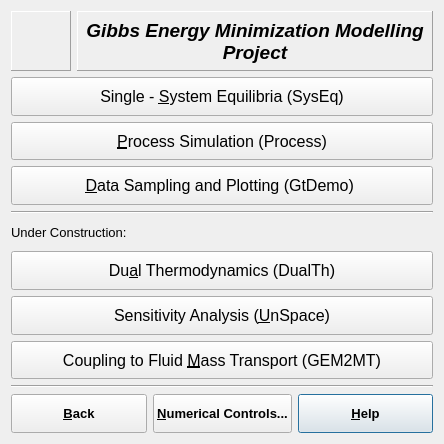
<ui version="4.0" >
 <class>EQDialogData</class>
 <widget class="QWidget" name="EQDialogData" >
  <property name="geometry" >
   <rect>
    <x>0</x>
    <y>0</y>
    <width>444</width>
    <height>444</height>
   </rect>
  </property>
  <property name="sizePolicy" >
   <sizepolicy vsizetype="MinimumExpanding" hsizetype="MinimumExpanding" >
    <horstretch>0</horstretch>
    <verstretch>0</verstretch>
   </sizepolicy>
  </property>
  <property name="minimumSize" >
   <size>
    <width>440</width>
    <height>440</height>
   </size>
  </property>
  <property name="baseSize" >
   <size>
    <width>0</width>
    <height>0</height>
   </size>
  </property>
  <property name="windowTitle" >
   <string>EQDialogData</string>
  </property>
  <layout class="QVBoxLayout" >
   <item>
    <layout class="QHBoxLayout" >
     <item>
      <widget class="QLabel" name="pLogoImg" >
       <property name="sizePolicy" >
        <sizepolicy vsizetype="Fixed" hsizetype="Fixed" >
         <horstretch>0</horstretch>
         <verstretch>0</verstretch>
        </sizepolicy>
       </property>
       <property name="minimumSize" >
        <size>
         <width>60</width>
         <height>60</height>
        </size>
       </property>
       <property name="frameShape" >
        <enum>QFrame::Panel</enum>
       </property>
       <property name="frameShadow" >
        <enum>QFrame::Raised</enum>
       </property>
       <property name="pixmap" >
        <pixmap resource="../../img.qrc" >:/images/img/gems32.xpm</pixmap>
       </property>
       <property name="scaledContents" >
        <bool>true</bool>
       </property>
       <property name="alignment" >
        <set>Qt::AlignCenter</set>
       </property>
       <property name="wordWrap" >
        <bool>false</bool>
       </property>
      </widget>
     </item>
     <item>
      <widget class="QLabel" name="pTitleTL" >
       <property name="font" >
        <font>
         <family>Arial</family>
         <pointsize>14</pointsize>
         <weight>75</weight>
         <italic>true</italic>
         <bold>true</bold>
        </font>
       </property>
       <property name="frameShape" >
        <enum>QFrame::Panel</enum>
       </property>
       <property name="frameShadow" >
        <enum>QFrame::Raised</enum>
       </property>
       <property name="text" >
        <string>Gibbs Energy Minimization Modelling Project</string>
       </property>
       <property name="alignment" >
        <set>Qt::AlignCenter</set>
       </property>
       <property name="wordWrap" >
        <bool>true</bool>
       </property>
      </widget>
     </item>
    </layout>
   </item>
   <item>
    <widget class="QPushButton" name="pSysEqButton" >
     <property name="sizePolicy" >
      <sizepolicy vsizetype="Minimum" hsizetype="Minimum" >
       <horstretch>0</horstretch>
       <verstretch>0</verstretch>
      </sizepolicy>
     </property>
     <property name="font" >
      <font>
       <family>Arial</family>
       <pointsize>12</pointsize>
      </font>
     </property>
     <property name="toolTip" >
      <string>Calculation of equilibrium states in a single thermodynamic system configuration</string>
     </property>
     <property name="text" >
      <string>Single - &amp;System Equilibria (SysEq)</string>
     </property>
     <property name="shortcut" >
      <string>Alt+S</string>
     </property>
    </widget>
   </item>
   <item>
    <widget class="QPushButton" name="pProcessButton" >
     <property name="sizePolicy" >
      <sizepolicy vsizetype="Minimum" hsizetype="Minimum" >
       <horstretch>0</horstretch>
       <verstretch>0</verstretch>
      </sizepolicy>
     </property>
     <property name="font" >
      <font>
       <family>Arial</family>
       <pointsize>12</pointsize>
      </font>
     </property>
     <property name="toolTip" >
      <string>Simulation of irreversible processes (batch GEM calculations)</string>
     </property>
     <property name="text" >
      <string>&amp;Process Simulation (Process)</string>
     </property>
     <property name="shortcut" >
      <string>Alt+P</string>
     </property>
    </widget>
   </item>
   <item>
    <widget class="QPushButton" name="pGtDemoButton" >
     <property name="sizePolicy" >
      <sizepolicy vsizetype="Minimum" hsizetype="Minimum" >
       <horstretch>0</horstretch>
       <verstretch>0</verstretch>
      </sizepolicy>
     </property>
     <property name="font" >
      <font>
       <family>Arial</family>
       <pointsize>12</pointsize>
      </font>
     </property>
     <property name="toolTip" >
      <string>Definition of data samplers and plots of the results</string>
     </property>
     <property name="text" >
      <string>&amp;Data Sampling and Plotting (GtDemo) </string>
     </property>
     <property name="shortcut" >
      <string>Alt+D</string>
     </property>
     <property name="default" >
      <bool>false</bool>
     </property>
    </widget>
   </item>
   <item>
    <widget class="Line" name="Line1" >
     <property name="frameShape" >
      <enum>QFrame::HLine</enum>
     </property>
     <property name="frameShadow" >
      <enum>QFrame::Sunken</enum>
     </property>
    </widget>
   </item>
   <item>
    <widget class="QLabel" name="TextLabel2" >
     <property name="sizePolicy" >
      <sizepolicy vsizetype="Minimum" hsizetype="Minimum" >
       <horstretch>0</horstretch>
       <verstretch>0</verstretch>
      </sizepolicy>
     </property>
     <property name="maximumSize" >
      <size>
       <width>32767</width>
       <height>25</height>
      </size>
     </property>
     <property name="font" >
      <font>
       <family>Arial</family>
       <pointsize>10</pointsize>
      </font>
     </property>
     <property name="text" >
      <string>Under Construction:</string>
     </property>
     <property name="wordWrap" >
      <bool>false</bool>
     </property>
    </widget>
   </item>
   <item>
    <widget class="QPushButton" name="pDutermButton" >
     <property name="sizePolicy" >
      <sizepolicy vsizetype="Minimum" hsizetype="Minimum" >
       <horstretch>0</horstretch>
       <verstretch>0</verstretch>
      </sizepolicy>
     </property>
     <property name="font" >
      <font>
       <family>Arial</family>
       <pointsize>12</pointsize>
      </font>
     </property>
     <property name="toolTip" >
      <string/>
     </property>
     <property name="text" >
      <string>Du&amp;al Thermodynamics (DualTh)</string>
     </property>
     <property name="shortcut" >
      <string>Alt+A</string>
     </property>
    </widget>
   </item>
   <item>
    <widget class="QPushButton" name="pProbeButton" >
     <property name="sizePolicy" >
      <sizepolicy vsizetype="Minimum" hsizetype="Minimum" >
       <horstretch>0</horstretch>
       <verstretch>0</verstretch>
      </sizepolicy>
     </property>
     <property name="font" >
      <font>
       <family>Arial</family>
       <pointsize>12</pointsize>
      </font>
     </property>
     <property name="toolTip" >
      <string/>
     </property>
     <property name="text" >
      <string>Sensitivity Analysis (&amp;UnSpace)</string>
     </property>
     <property name="shortcut" >
      <string>Alt+U</string>
     </property>
    </widget>
   </item>
   <item>
    <widget class="QPushButton" name="pIntegButton" >
     <property name="sizePolicy" >
      <sizepolicy vsizetype="Minimum" hsizetype="Minimum" >
       <horstretch>0</horstretch>
       <verstretch>0</verstretch>
      </sizepolicy>
     </property>
     <property name="font" >
      <font>
       <family>Arial</family>
       <pointsize>12</pointsize>
      </font>
     </property>
     <property name="toolTip" >
      <string/>
     </property>
     <property name="text" >
      <string>Coupling to Fluid &amp;Mass Transport (GEM2MT)</string>
     </property>
     <property name="shortcut" >
      <string>Alt+M</string>
     </property>
    </widget>
   </item>
   <item>
    <widget class="Line" name="Line10" >
     <property name="frameShape" >
      <enum>QFrame::HLine</enum>
     </property>
     <property name="frameShadow" >
      <enum>QFrame::Sunken</enum>
     </property>
    </widget>
   </item>
   <item>
    <layout class="QHBoxLayout" >
     <property name="spacing" >
      <number>6</number>
     </property>
     <property name="leftMargin" >
      <number>0</number>
     </property>
     <property name="topMargin" >
      <number>0</number>
     </property>
     <property name="rightMargin" >
      <number>0</number>
     </property>
     <property name="bottomMargin" >
      <number>0</number>
     </property>
     <item>
      <widget class="QPushButton" name="pBackButton" >
       <property name="sizePolicy" >
        <sizepolicy vsizetype="Minimum" hsizetype="Minimum" >
         <horstretch>0</horstretch>
         <verstretch>0</verstretch>
        </sizepolicy>
       </property>
       <property name="font" >
        <font>
         <family>Arial</family>
         <pointsize>10</pointsize>
         <weight>75</weight>
         <bold>true</bold>
        </font>
       </property>
       <property name="toolTip" >
        <string>Back to 'Thermodynamic database management' dialog</string>
       </property>
       <property name="text" >
        <string>&amp;Back</string>
       </property>
       <property name="shortcut" >
        <string>Alt+B</string>
       </property>
       <property name="default" >
        <bool>false</bool>
       </property>
      </widget>
     </item>
     <item>
      <widget class="QPushButton" name="pNumCtrlButton" >
       <property name="sizePolicy" >
        <sizepolicy vsizetype="Minimum" hsizetype="Minimum" >
         <horstretch>0</horstretch>
         <verstretch>0</verstretch>
        </sizepolicy>
       </property>
       <property name="font" >
        <font>
         <family>Arial</family>
         <pointsize>10</pointsize>
         <weight>75</weight>
         <bold>true</bold>
        </font>
       </property>
       <property name="toolTip" >
        <string>Press to check/adjust controls of the numerical modules (saved in Project record)</string>
       </property>
       <property name="text" >
        <string>&amp;Numerical Controls...</string>
       </property>
       <property name="shortcut" >
        <string>Alt+N</string>
       </property>
      </widget>
     </item>
     <item>
      <widget class="QPushButton" name="pHelpButton" >
       <property name="sizePolicy" >
        <sizepolicy vsizetype="Minimum" hsizetype="Minimum" >
         <horstretch>0</horstretch>
         <verstretch>0</verstretch>
        </sizepolicy>
       </property>
       <property name="font" >
        <font>
         <family>Arial</family>
         <pointsize>10</pointsize>
         <weight>75</weight>
         <bold>true</bold>
        </font>
       </property>
       <property name="toolTip" >
        <string>Learn about GEM chemical thermodynamic modelling technique</string>
       </property>
       <property name="text" >
        <string>&amp;Help</string>
       </property>
       <property name="shortcut" >
        <string>Alt+H</string>
       </property>
       <property name="default" >
        <bool>true</bool>
       </property>
      </widget>
     </item>
    </layout>
   </item>
  </layout>
 </widget>
 <layoutdefault spacing="6" margin="11" />
 <resources>
  <include location="../../img.qrc" />
 </resources>
 <connections>
  <connection>
   <sender>pBackButton</sender>
   <signal>clicked()</signal>
   <receiver>EQDialogData</receiver>
   <slot>CmBack()</slot>
   <hints>
    <hint type="sourcelabel" >
     <x>30</x>
     <y>418</y>
    </hint>
    <hint type="destinationlabel" >
     <x>20</x>
     <y>20</y>
    </hint>
   </hints>
  </connection>
  <connection>
   <sender>pHelpButton</sender>
   <signal>clicked()</signal>
   <receiver>EQDialogData</receiver>
   <slot>CmHelp()</slot>
   <hints>
    <hint type="sourcelabel" >
     <x>317</x>
     <y>418</y>
    </hint>
    <hint type="destinationlabel" >
     <x>20</x>
     <y>20</y>
    </hint>
   </hints>
  </connection>
  <connection>
   <sender>pSysEqButton</sender>
   <signal>clicked()</signal>
   <receiver>EQDialogData</receiver>
   <slot>CmSystemDialog()</slot>
   <hints>
    <hint type="sourcelabel" >
     <x>29</x>
     <y>97</y>
    </hint>
    <hint type="destinationlabel" >
     <x>20</x>
     <y>20</y>
    </hint>
   </hints>
  </connection>
  <connection>
   <sender>pProcessButton</sender>
   <signal>clicked()</signal>
   <receiver>EQDialogData</receiver>
   <slot>CmOpen_PROCESS()</slot>
   <hints>
    <hint type="sourcelabel" >
     <x>29</x>
     <y>141</y>
    </hint>
    <hint type="destinationlabel" >
     <x>20</x>
     <y>20</y>
    </hint>
   </hints>
  </connection>
  <connection>
   <sender>pGtDemoButton</sender>
   <signal>clicked()</signal>
   <receiver>EQDialogData</receiver>
   <slot>CmOpen_GTDEMO()</slot>
   <hints>
    <hint type="sourcelabel" >
     <x>29</x>
     <y>186</y>
    </hint>
    <hint type="destinationlabel" >
     <x>20</x>
     <y>20</y>
    </hint>
   </hints>
  </connection>
  <connection>
   <sender>pDutermButton</sender>
   <signal>clicked()</signal>
   <receiver>EQDialogData</receiver>
   <slot>CmOpen_DUTERM()</slot>
   <hints>
    <hint type="sourcelabel" >
     <x>29</x>
     <y>272</y>
    </hint>
    <hint type="destinationlabel" >
     <x>20</x>
     <y>20</y>
    </hint>
   </hints>
  </connection>
  <connection>
   <sender>pProbeButton</sender>
   <signal>clicked()</signal>
   <receiver>EQDialogData</receiver>
   <slot>CmOpen_PROBE()</slot>
   <hints>
    <hint type="sourcelabel" >
     <x>29</x>
     <y>317</y>
    </hint>
    <hint type="destinationlabel" >
     <x>20</x>
     <y>20</y>
    </hint>
   </hints>
  </connection>
  <connection>
   <sender>pIntegButton</sender>
   <signal>clicked()</signal>
   <receiver>EQDialogData</receiver>
   <slot>CmOpen_INTEG()</slot>
   <hints>
    <hint type="sourcelabel" >
     <x>29</x>
     <y>361</y>
    </hint>
    <hint type="destinationlabel" >
     <x>20</x>
     <y>20</y>
    </hint>
   </hints>
  </connection>
  <connection>
   <sender>pNumCtrlButton</sender>
   <signal>clicked()</signal>
   <receiver>EQDialogData</receiver>
   <slot>CmAdvanced()</slot>
   <hints>
    <hint type="sourcelabel" >
     <x>173</x>
     <y>418</y>
    </hint>
    <hint type="destinationlabel" >
     <x>20</x>
     <y>20</y>
    </hint>
   </hints>
  </connection>
 </connections>
</ui>
